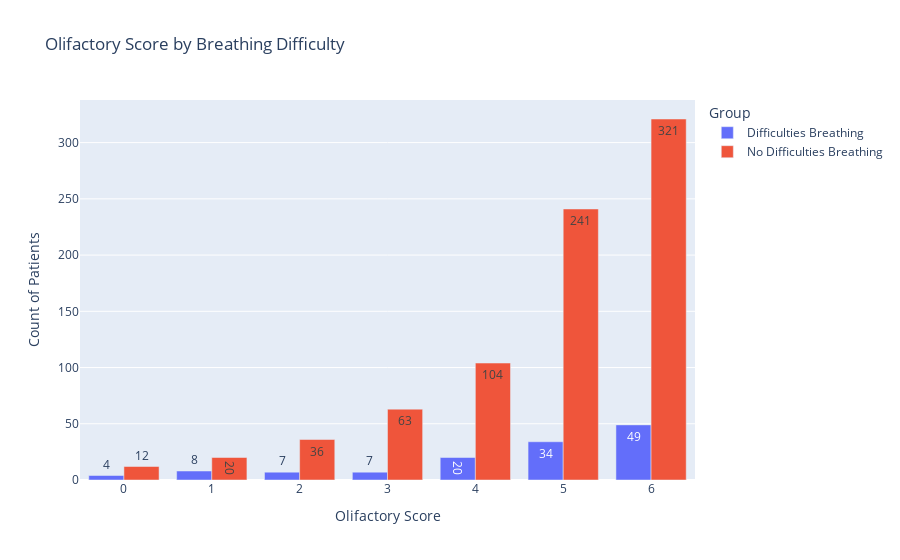

Notebook cell for this chart:
### Code cell
olifactory_scores = [0, 1, 2, 3, 4, 5, 6]
olifactory_data = {
    "Olifactory Score": [],
    "Group": [],
    "Count": []
}

for score in olifactory_scores:
    olifactory_data["Olifactory Score"].append(score)
    olifactory_data["Group"].append("Difficulties Breathing")
    olifactory_data["Count"].append(df.filter(pl.col("Breathing difficulty") == 1).filter(pl.col("Olifactory Score") == score).shape[0])
    
    olifactory_data["Olifactory Score"].append(score)
    olifactory_data["Group"].append("No Difficulties Breathing")
    olifactory_data["Count"].append(df.filter(pl.col("Breathing difficulty") == 0).filter(pl.col("Olifactory Score") == score).shape[0])
    
olifactory_df = pl.from_dict(olifactory_data)
olifactory_df

fig = px.bar(
    olifactory_df,
    x="Olifactory Score",
    y="Count",
    color="Group",
    barmode="group",
    labels={"Count": "Count of Patients"},
    title="Olifactory Score by Breathing Difficulty",
    text="Count",
)
fig.show()

### Figure 1 — Plotly figure (JSON) as saved in the notebook; plotly's stock layout.template omitted (floating-point values rounded to 4 significant figures)
{"data": [{"alignmentgroup": "True", "hovertemplate": "Group=Difficulties Breathing<br>Olifactory Score=%{x}<br>Count of Patients=%{text}<extra></extra>", "legendgroup": "Difficulties Breathing", "marker": {"color": "#636efa", "pattern": {"shape": ""}}, "name": "Difficulties Breathing", "offsetgroup": "Difficulties Breathing", "orientation": "v", "showlegend": true, "text": [4.0, 8.0, 7.0, 7.0, 20.0, 34.0, 49.0], "textposition": "auto", "type": "bar", "x": [0, 1, 2, 3, 4, 5, 6], "xaxis": "x", "y": [4, 8, 7, 7, 20, 34, 49], "yaxis": "y"}, {"alignmentgroup": "True", "hovertemplate": "Group=No Difficulties Breathing<br>Olifactory Score=%{x}<br>Count of Patients=%{text}<extra></extra>", "legendgroup": "No Difficulties Breathing", "marker": {"color": "#EF553B", "pattern": {"shape": ""}}, "name": "No Difficulties Breathing", "offsetgroup": "No Difficulties Breathing", "orientation": "v", "showlegend": true, "text": [12.0, 20.0, 36.0, 63.0, 104.0, 241.0, 321.0], "textposition": "auto", "type": "bar", "x": [0, 1, 2, 3, 4, 5, 6], "xaxis": "x", "y": [12, 20, 36, 63, 104, 241, 321], "yaxis": "y"}], "layout": {"barmode": "group", "legend": {"title": {"text": "Group"}, "tracegroupgap": 0}, "title": {"text": "Olifactory Score by Breathing Difficulty"}, "xaxis": {"anchor": "y", "domain": [0, 1], "title": {"text": "Olifactory Score"}}, "yaxis": {"anchor": "x", "domain": [0, 1], "title": {"text": "Count of Patients"}}}}
